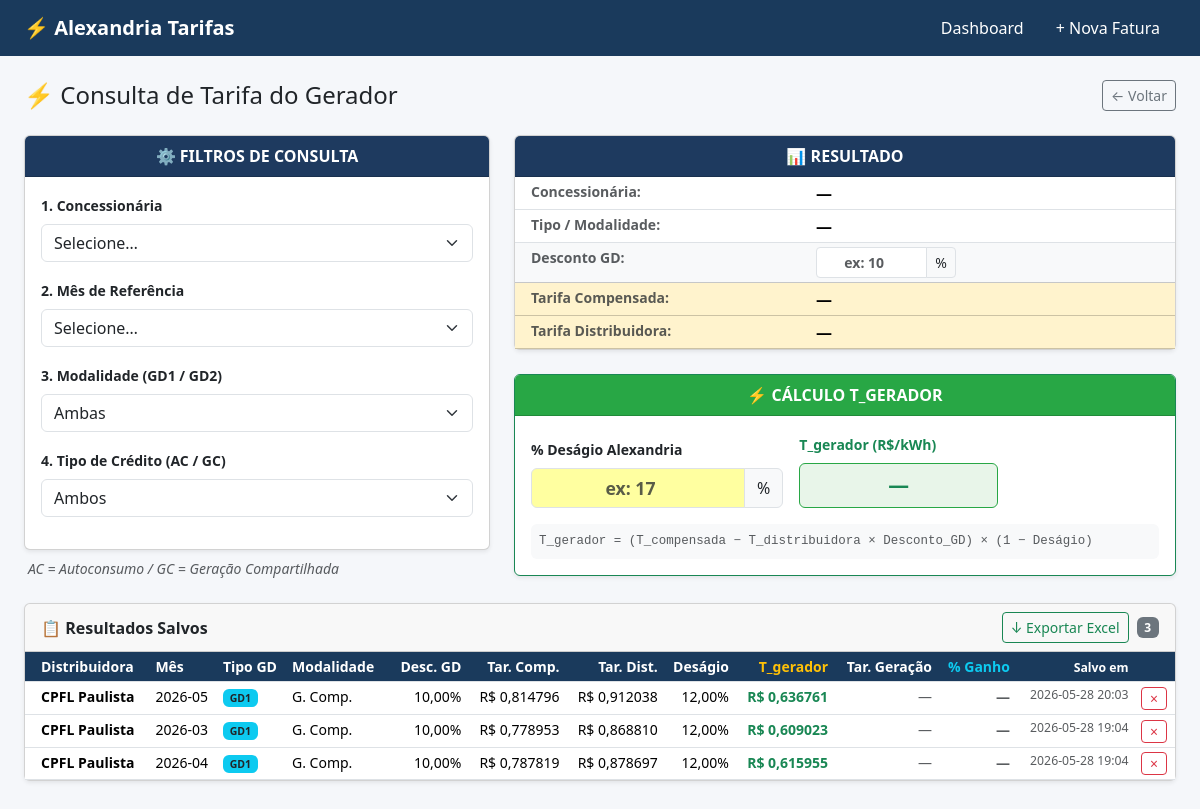
Screenshot of /tarifa-gerador with the database file from the repository.
### tables this page shows
CREATE TABLE tarifas_gerador (
                id                  INTEGER PRIMARY KEY AUTOINCREMENT,
                distribuidora       TEXT NOT NULL,
                mes_referencia      TEXT NOT NULL,
                tipo_gd             TEXT,
                modalidade          TEXT,
                desconto_gd         REAL,
                tarifa_compensada   REAL,
                tarifa_distribuidora REAL,
                desagio             REAL,
                t_gerador           REAL,
                criado_em           DATETIME DEFAULT CURRENT_TIMESTAMP,
                UNIQUE(distribuidora, mes_referencia, tipo_gd, modalidade)
            );

### app.py (the view)
@app.route("/tarifa-gerador")
def tarifa_gerador():
    db.init_tarifas_gerador()
    distribuidoras = db.get_distribuidoras()
    meses          = db.get_meses_disponiveis()
    salvos         = db.get_tarifas_gerador()
    return render_template("tarifa_gerador.html",
                           distribuidoras=distribuidoras,
                           meses=meses,
                           salvos=salvos)

### db.py (called while the page is built)
def get_conn():
    conn = sqlite3.connect(DB_PATH)
    conn.row_factory = sqlite3.Row
    conn.execute("PRAGMA foreign_keys = OFF")   # desligado pois cliente_id agora é opcional
    return conn

def get_meses_disponiveis():
    with get_conn() as conn:
        rows = conn.execute(
            "SELECT DISTINCT mes_referencia FROM faturas ORDER BY mes_referencia DESC"
        ).fetchall()
        return [r["mes_referencia"] for r in rows]

def get_distribuidoras():
    with get_conn() as conn:
        rows = conn.execute(
            "SELECT DISTINCT distribuidora FROM faturas WHERE distribuidora IS NOT NULL ORDER BY distribuidora"
        ).fetchall()
        return [r["distribuidora"] for r in rows]

def init_tarifas_gerador():
    with get_conn() as conn:
        conn.execute("""
            CREATE TABLE IF NOT EXISTS tarifas_gerador (
                id                  INTEGER PRIMARY KEY AUTOINCREMENT,
                distribuidora       TEXT NOT NULL,
                mes_referencia      TEXT NOT NULL,
                tipo_gd             TEXT,
                modalidade          TEXT,
                desconto_gd         REAL,
                tarifa_compensada   REAL,
                tarifa_distribuidora REAL,
                tarifa_geracao      REAL,
                desagio             REAL,
                t_gerador           REAL,
                criado_em           DATETIME DEFAULT CURRENT_TIMESTAMP,
                UNIQUE(distribuidora, mes_referencia, tipo_gd, modalidade)
            )
        """)

def get_tarifas_gerador(distribuidora=None, mes=None):
    with get_conn() as conn:
        cond, params = [], []
        if distribuidora:
            cond.append("distribuidora = ?"); params.append(distribuidora)
        if mes:
            cond.append("mes_referencia = ?"); params.append(mes[:7] + "-01")
        where = ("WHERE " + " AND ".join(cond)) if cond else ""
        return conn.execute(
            f"SELECT * FROM tarifas_gerador {where} ORDER BY criado_em DESC",
            params
        ).fetchall()

### templates/tarifa_gerador.html (shortened to what this page needs)
{% extends "base.html" %}
{% block content %}
<div class="d-flex justify-content-between align-items-center mb-4">
  <h4 class="mb-0">⚡ Consulta de Tarifa do Gerador</h4>
  <a href="/" class="btn btn-outline-secondary btn-sm">← Voltar</a>
</div>
<div class="row g-4">
  <div class="col-md-5">
    <div class="card shadow-sm">
      <div class="card-header text-white text-center fw-bold" style="background:#1e3a5f">
        ⚙ FILTROS DE CONSULTA
      </div>
      <div class="card-body">
        <div class="mb-3">
          <label class="form-label fw-semibold small">1. Concessionária</label>
          <select id="f-dist" class="form-select" onchange="consultar()">
            <option value="">Selecione…</option>
          </select>
        </div>
        <div class="mb-3">
          <label class="form-label fw-semibold small">2. Mês de Referência</label>
          <select id="f-mes" class="form-select" onchange="consultar()">
            <option value="">Selecione…</option>
          </select>
        </div>
        <div class="mb-3">
          <label class="form-label fw-semibold small">3. Modalidade (GD1 / GD2)</label>
          <select id="f-tipo" class="form-select" onchange="consultar()">
            <option value="">Ambas</option>
          </select>
        </div>
        <div class="mb-3">
          <label class="form-label fw-semibold small">4. Tipo de Crédito (AC / GC)</label>
          <select id="f-modal" class="form-select" onchange="consultar()">
            <option value="">Ambos</option>
          </select>
        </div>
      </div>
    </div>
    <div class="text-muted small mt-2 px-1">
      <em>AC = Autoconsumo / GC = Geração Compartilhada</em>
    </div>
  </div>
  <div class="col-md-7">
    <div class="card shadow-sm mb-4">
      <div class="card-header text-white text-center fw-bold" style="background:#1e3a5f">
        📊 RESULTADO
      </div>
      <div class="card-body p-0">
        <table class="table table-sm mb-0">
          <tbody>
            <tr>
              <td class="fw-semibold text-muted small ps-3" style="width:45%">Concessionária:</td>
              <td id="r-dist" class="fw-bold">—</td>
            </tr>
            <tr>
              <td class="fw-semibold text-muted small ps-3">Tipo / Modalidade:</td>
              <td id="r-tipo" class="fw-bold">—</td>
            </tr>
            <tr class="table-light">
              <td class="fw-semibold text-muted small ps-3">Desconto GD:</td>
              <td>
                <div class="input-group input-group-sm" style="width:140px">
                  <input type="number" id="r-desconto" class="form-control fw-bold text-primary text-center"
                         min="0" max="100" step="0.01" placeholder="ex: 10"
                         oninput="calcularTGerador()"
                         title="Desconto do cliente. Pré-preenchido do banco — edite para sobrescrever.">
                  <span class="input-group-text">%</span>
                </div>
              </td>
            </tr>
            <tr class="table-warning">
              <td class="fw-semibold text-muted small ps-3">Tarifa Compensada:</td>
              <td id="r-tcomp" class="fw-bold">—</td>
            </tr>
            <tr class="table-warning">
              <td class="fw-semibold text-muted small ps-3">Tarifa Distribuidora:</td>
              <td id="r-tdist" class="fw-bold">—</td>
            </tr>
          </tbody>
        </table>
      </div>
    </div>
    <div class="card shadow-sm border-success">
      <div class="card-header text-white text-center fw-bold" style="background:#28a745">
        ⚡ CÁLCULO T_GERADOR
      </div>
      <div class="card-body">
        <div class="row g-3 align-items-end">
          <div class="col-sm-5">
            <label class="form-label fw-semibold small">% Deságio Alexandria</label>
            <div class="input-group">
              <input type="number" id="desagio" class="form-control text-center fw-bold"
                     placeholder="ex: 17" min="0" max="100" step="0.1"
                     oninput="calcTgerador()"
                     style="background:#ffffa0; font-size:1.1rem">
              <span class="input-group-text">%</span>
            </div>
          </div>
          <div class="col-sm-4">
            <label class="form-label fw-semibold small text-success">T_gerador (R$/kWh)</label>
            <div id="r-tger" class="form-control text-center fw-bold text-success"
                 style="font-size:1.3rem; background:#e8f5e9; border-color:#28a745; min-height:42px">
              —
            </div>
          </div>
        </div>
        <div class="mt-3 p-2 rounded small text-muted" style="background:#f8f9fa; font-family:monospace; font-size:0.78rem">
          T_gerador = (T_compensada − T_distribuidora × Desconto_GD) × (1 − Deságio)<br>
        </div>
      </div>
    </div>
  </div>
</div>
<div class="card mt-4 shadow-sm" id="card-salvos">
  <div class="card-header d-flex justify-content-between align-items-center">
    <span class="fw-semibold">📋 Resultados Salvos</span>
    <div class="d-flex align-items-center gap-2">
      <a href="/tarifa-gerador/exportar" class="btn btn-sm btn-outline-success">↓ Exportar Excel</a>
      <span class="badge bg-secondary" id="badge-salvos">{{ salvos|length }}</span>
    </div>
  </div>
  <div class="card-body p-0">
    <div class="table-responsive {% if not salvos %}d-none{% endif %}" id="div-tbl-salvos">
      <table class="table table-sm table-hover mb-0 small">
        <thead style="background:#1e3a5f; color:white">
          <tr>
            <th class="ps-3">Distribuidora</th>
            <th>Mês</th>
            <th>Tipo GD</th>
            <th>Modalidade</th>
            <th class="text-end">Desc. GD</th>
            <th class="text-end">Tar. Comp.</th>
            <th class="text-end">Tar. Dist.</th>
            <th class="text-end">Deságio</th>
            <th class="text-end text-warning fw-bold">T_gerador</th>
            <th class="text-end">Tar. Geração</th>
            <th class="text-end text-info fw-bold">% Ganho</th>
            <th class="text-end text-white small">Salvo em</th>
            <th></th>
          </tr>
        </thead>
        <tbody id="tbody-salvos">
          {% for s in salvos %}
          <tr id="row-{{ s.id }}">
            <td class="ps-3 fw-semibold">{{ s.distribuidora }}</td>
            <td>{{ s.mes_referencia[:7] }}</td>
            <td><span class="badge bg-info text-dark">{{ s.tipo_gd or '—' }}</span></td>
            <td>{{ 'Autocon.' if s.modalidade == 'AC' else ('G. Comp.' if s.modalidade == 'GC' else (s.modalidade or '—')) }}</td>
            <td class="text-end">{% if s.desconto_gd is not none %}{{ "%.2f"|format(s.desconto_gd * 100)|replace('.',',') }}%{% else %}<span class="text-muted">—</span>{% endif %}</td>
            <td class="text-end">{% if s.tarifa_compensada %}R$ {{ "%.6f"|format(s.tarifa_compensada)|replace('.',',') }}{% else %}<span class="text-muted">—</span>{% endif %}</td>
            <td class="text-end">{% if s.tarifa_distribuidora %}R$ {{ "%.6f"|format(s.tarifa_distribuidora)|replace('.',',') }}{% else %}<span class="text-muted">—</span>{% endif %}</td>
            <td class="text-end">{% if s.desagio is not none %}{{ "%.2f"|format(s.desagio * 100)|replace('.',',') }}%{% else %}<span class="text-muted">—</span>{% endif %}</td>
            <td class="text-end fw-bold text-success">{% if s.t_gerador %}R$ {{ "%.6f"|format(s.t_gerador)|replace('.',',') }}{% else %}<span class="text-muted">—</span>{% endif %}</td>
            <td class="text-end">
              {% if s.tarifa_geracao %}R$ {{ "%.6f"|format(s.tarifa_geracao)|replace('.',',') }}{% else %}<span class="text-muted">—</span>{% endif %}
            </td>
            <td class="text-end fw-bold text-info">
              {% if s.tarifa_geracao and s.t_gerador %}
                {{ "%.2f"|format((s.tarifa_geracao - s.t_gerador) / s.tarifa_geracao * 100)|replace('.',',') }}%
              {% else %}<span class="text-muted">—</span>{% endif %}
            </td>
            <td class="text-end text-muted small">{{ s.criado_em[:16].replace('T',' ') if s.criado_em else '—' }}</td>
            <td class="text-end pe-2">
              <button class="btn btn-sm btn-outline-danger py-0"
                      onclick="deletarSalvo({{ s.id }})">×</button>
            </td>
          </tr>
          {% endfor %}
        </tbody>
      </table>
    </div>
  </div>
</div>
{% endblock %}

### templates/base.html (shortened to what this page needs)
<!DOCTYPE html>
<html lang="pt-BR">
<head>
  <link rel="stylesheet" href="https://cdn.jsdelivr.net/npm/bootstrap@5.3.3/dist/css/bootstrap.min.css">
</head>
<body>
<nav class="navbar navbar-expand-lg mb-4">
  <div class="container-fluid px-4">
    <a class="navbar-brand fw-bold" href="/">⚡ Alexandria Tarifas</a>
    <div class="collapse navbar-collapse">
      <ul class="navbar-nav ms-auto">
        <li class="nav-item"><a class="nav-link" href="/">Dashboard</a></li>
<li class="nav-item"><a class="nav-link btn btn-warning text-dark ms-2 px-3" href="/faturas/nova">+ Nova Fatura</a></li>
      </ul>
    </div>
  </div>
</nav>
<div class="container-fluid px-4 pb-5">
  {% block content %}{% endblock %}
</div>
</body>
</html>

### templates/base.html (style rules this page uses)
body { background: #f5f7fa; }
.navbar { background: #1a3a5c !important; }
.navbar-brand, .nav-link { color: #fff !important; }
.table th { background: #1a3a5c; color: #fff; }

### rows the page displays
tarifas_gerador: distribuidora "CPFL Paulista", mes_referencia "2026-05", tipo_gd "GD1", modalidade "G. Comp.", desconto_gd "10,00", tarifa_compensada "0,814796", tarifa_distribuidora "0,912038", desagio "12,00", t_gerador "0,636761", criado_em "2026-05-28 20:03"
tarifas_gerador: distribuidora "CPFL Paulista", mes_referencia "2026-03", tipo_gd "GD1", modalidade "G. Comp.", desconto_gd "10,00", tarifa_compensada "0,778953", tarifa_distribuidora "0,868810", desagio "12,00", t_gerador "0,609023", criado_em "2026-05-28 19:04"
tarifas_gerador: distribuidora "CPFL Paulista", mes_referencia "2026-04", tipo_gd "GD1", modalidade "G. Comp.", desconto_gd "10,00", tarifa_compensada "0,787819", tarifa_distribuidora "0,878697", desagio "12,00", t_gerador "0,615955", criado_em "2026-05-28 19:04"

### other values shown
{{ salvos|length }} "3"
